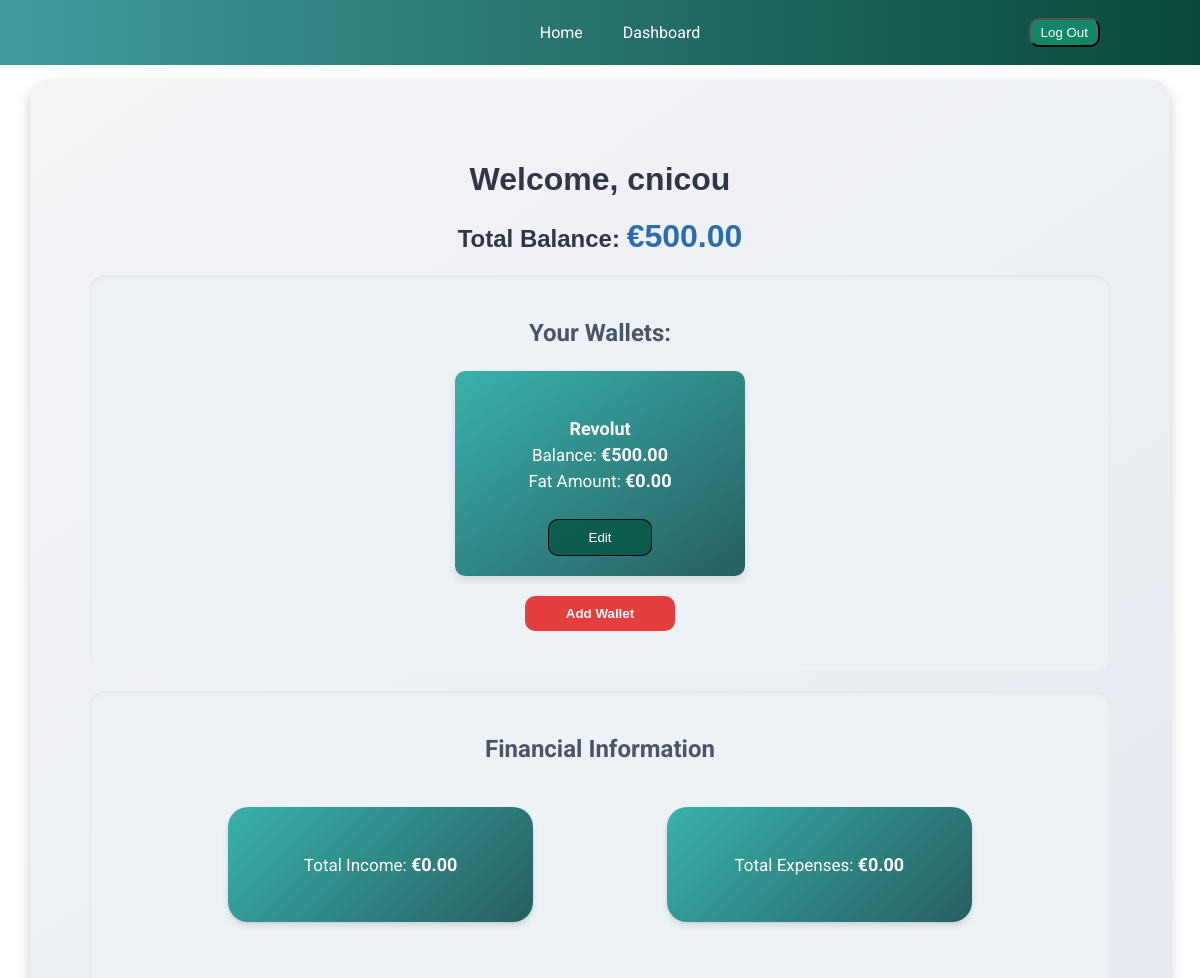
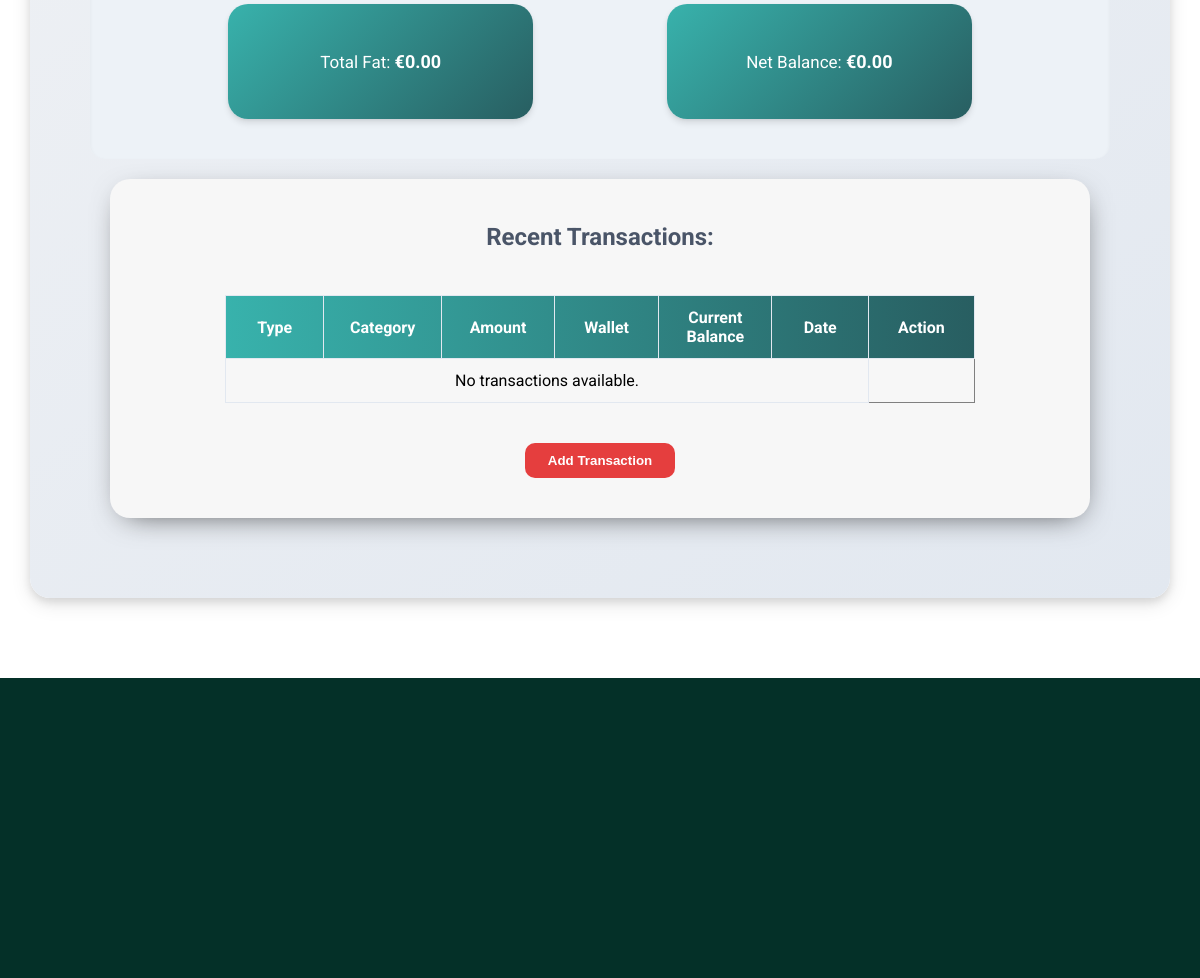
The app's page /tracker/ (signed in) with its own data (2 pictures, top to bottom).
### tracker/models.py (models this page shows, shortened)
class Wallet(models.Model):
    CATEGORY_CHOICES = [
        ('Cash', 'Cash'),
        ('Debit Card', 'Debit Card'),
        ('Credit Card', 'Credit Card'),
        ('Bank Account', 'Bank Account'),
    ]
    user = models.ForeignKey(User, on_delete=models.CASCADE, related_name='wallets')
    name = models.CharField(max_length=100)
    category = models.CharField(max_length=50, choices=CATEGORY_CHOICES)
    balance = models.DecimalField(max_digits=10, decimal_places=2, default=0.00)
    def __str__(self):
        return self.name

class Fat(models.Model):
    wallet = models.OneToOneField(Wallet, on_delete=models.CASCADE, related_name='fat')
    amount = models.DecimalField(max_digits=10, decimal_places=2, default=0.00)

### tracker/views.py (the view, shortened to what this page needs)
# urls.py: path('', views.dashboard, name='dashboard'),
@login_required
def dashboard(request):
    wallet_form = WalletForm()
    transaction_form = TransactionForm(user=request.user)
    wallets = Wallet.objects.filter(user=request.user)
    wallet_forms = {wallet.id: WalletForm(instance=wallet) for wallet in wallets}
    transactions = Transaction.objects.filter(wallet__user=request.user).order_by('-timestamp')
    for transaction in transactions:
        transaction.edit_form = TransactionForm(instance=transaction, user=request.user)
    total_fat = Decimal(Fat.objects.aggregate(total=Sum('amount'))['total'] or Decimal('0.00'))
    total_balance = Decimal(sum(Decimal(wallet.balance) for wallet in wallets))
    total_income = Decimal(Transaction.objects.filter(wallet__user=request.user, type='Income').aggregate(total=Sum('amount'))['total'] or Decimal('0.00'))
    total_expenses = Decimal(Transaction.objects.filter(wallet__user=request.user, type='Expense').aggregate(total=Sum('amount'))['total'] or Decimal('0.00'))
    net_balance = Decimal(total_income) - Decimal(total_expenses)
    return render(request, 'tracker/dashboard.html', {
        'wallets': wallets,
        'wallet_forms': wallet_forms,
        'transactions': transactions,
        'total_balance': total_balance,
        'wallet_form': wallet_form,
        'transaction_form': transaction_form,
        'total_income': total_income,
        'total_expenses': total_expenses,
        'net_balance': net_balance,
        'total_fat': total_fat,
    })

### tracker/templatetags/custom_filters.py (called while the page is built)
@register.filter
def get_item(dictionary, key):
    return dictionary.get(key)

### tracker/templates/tracker/dashboard.html (shortened to what this page needs)
{% extends 'tracker/base.html'%}
{% load custom_filters %}
{% load static %}
{% block main %}
<div class="dashboard wrapper  ">
    <h1>Welcome, {{ user.username }}</h1>
    <h2>Total Balance:  <span class="total-balance">€{{ total_balance }}</span></h2>
    <section class="wallet-section dashboard-shadow">
        <h3>Your Wallets:</h3>
        <div class="wallets">
            <div class="wallet-flex">
                {% for wallet in wallets %}
                    <p class="wallet"><br>
                        <span class="wallet-header"><strong>{{ wallet.name }}</strong></span><br>
                        Balance: <span class="wallet-amount"> €{{ wallet.balance }}</span><br>
                        {% if wallet.fat %}
                            Fat Amount: <span class="wallet-amount"> €{{ wallet.fat.amount }}</span>
                        {% else %}
                            No Fat data available.
                        {% endif %}
                                            <br><br>
                        <button type="button" class="btn open-edit-wallet-modal" onclick="openEditWalletModal({{ wallet.id }})" data-toggle="modal" data-target="#editWalletModal{{ wallet.id }}">
                            Edit
                        </button>
                    </p>
                    {% empty %}
                      <p>No Wallets available</p>
                {% endfor %}
            </div>
            <button class="dashboard-btn open-wallet-modal show-form" onclick="openWalletModal()">Add Wallet</button>
        </div>
    </section>
    <section class="sum dashboard-shadow">
        <h3>Financial Information</h3>
        <div class="dashboard-flex">
            <div class="dashboard-view income">
                <p>Total Income: <span class="dashboard-amount">€{{ total_income|default:0.00|floatformat:2 }}</span></p>
            </div>
            <div class="dashboard-view expenses">
                <p>Total Expenses:  <span class="dashboard-amount">€{{ total_expenses|default:0.00|floatformat:2 }}</span></p>
            </div>
            <div class="dashboard-view fat">
                <p>Total Fat: <span class="dashboard-amount">€{{ total_fat|default:0.00|floatformat:2  }}</span></p>
            </div>
            <div class="dashboard-view net">
                <p>Net Balance: <span class="dashboard-amount">€{{ net_balance|default:0.00|floatformat:2  }}</span></p>
            </div>
        </div>
    </section>
    <section class="transactions-section dashboard-shadow">
        <h3>Recent Transactions:</h3>
        <div class="transaction-section-wrapper">
            <table border="1">
                <thead>
                    <tr>
                        <th>Type</th>
                        <th>Category</th>
                        <th>Amount</th>
                        <th>Wallet</th>
                        <th>Current Balance</th>
                        <th>Date</th>
                        <th>Action</th>
                    </tr>
                </thead>
                <tbody>
                    {% for transaction in transactions %}
                        <tr>
                            <td>{{ transaction.type }}</td>
                            <td>{{ transaction.category }}</td>
                            <td>
                                {% if transaction.type == "Expense" %}
                                    €-{{ transaction.amount }}
                                {% else %}
                                    €+{{ transaction.amount }}
                                {% endif %}
                            </td>
                            <td>{{ transaction.wallet.name }}</td>
                            <td>€{{ transaction.total_balance }}</td>
                            <td>{{ transaction.timestamp|date:"Y-m-d H:i" }}</td>
                            <td>
                                <button type="button" class="dashboard-btn" onclick="openEditTransModal({{ transaction.id }})" data-toggle="modal" data-target="#editTransactionModal{{ transaction.id }}">
                                    Edit
                                </button>
                            </td>
                        </tr>
                        {% empty %}
                        <tr>
                            <td colspan="6">No transactions available.</td>
                        </tr>
                    {% endfor %}
                </tbody>
            </table>
        </div>
        <button class="dashboard-btn open-trans-modal show-form" onclick="openTransModal()">Add Transaction</button>
    </section>
</div>
{% endblock %}

### tracker/templates/tracker/base.html (shortened to what this page needs)
{% load static %}
<!DOCTYPE html>
<html lang="en">
<head>
    <link rel="stylesheet" href="{% static 'css/homepage.css' %}">
    <link rel="stylesheet" href="{% static 'css/login.css' %}">
    <link rel="stylesheet" href="{% static 'css/dashboard.css' %}">
</head>
<body>
    <header>
        <nav class="main-menu">
        {% if user.is_authenticated %}
            <a href="{% url 'homepage'%}">Home</a>
            <a href="{% url 'dashboard'%}">Dashboard</a>
            <form class="logout-form" action="{% url 'logout' %}" method="post">
                <button class="logout-btn" type="submit">Log Out</button>
            </form>
        {% else %}
            <a href="{% url 'homepage'%}">Home</a>
            <a href="{% url 'login' %}">Login</a>
            <a href="{% url 'signup' %}">Sign Up</a>
        {% endif %}
        </nav>
    </header>
    <main>
        {% block main%}
        {% endblock %}
    </main>
    <footer>
    </footer>
</body>
</html>

### tracker/static/css/homepage.css (style rules this page uses)
html,body { padding: 0; margin: 0; font-family: "Roboto", serif; }
.main-menu { text-align: center; background: rgb(65,156,156); background: linear-gradient(90deg, rgba(65,156,156,1) 0%, rgb(8, 69, 56) 100%); padding: 20px; height: 25px; position: fixed; width: 100%; z-index: 10; top: 0; display: flex; justify-content: center; align-items: center; }
.logout-form { position: absolute; right: 120px; }
.logout-btn { background-color: rgb(19, 134, 103); color: white; padding: 5px 10px; border-radius: 10px; margin: 20px; }
.main-menu a { color: white; text-decoration: none; margin: 20px; }
section { padding: 40px; }
.btn { background-color: rgba(0, 0, 0, 0.841); background-color: white; background-color: rgba(7, 87, 71, 0.841); padding: 10px 40px; border: 1px solid rgba(0, 0, 0, 0.976); color: white; border-radius: 10px; text-decoration: none; transition:all 0.3s ease; }
footer { height: 300px; background-color: rgb(4, 48, 40); }

### records on screen
Wallet: name "Revolut", balance "500.00", fat.amount "0.00"

### other values on screen
{{ user.username }} "cnicou"
{{ total_balance }} "500.00"
{{ total_income|default:0.00|floatformat:2 }} "0.00"
{{ total_expenses|default:0.00|floatformat:2 }} "0.00"
{{ total_fat|default:0.00|floatformat:2 }} "0.00"
{{ net_balance|default:0.00|floatformat:2 }} "0.00"
